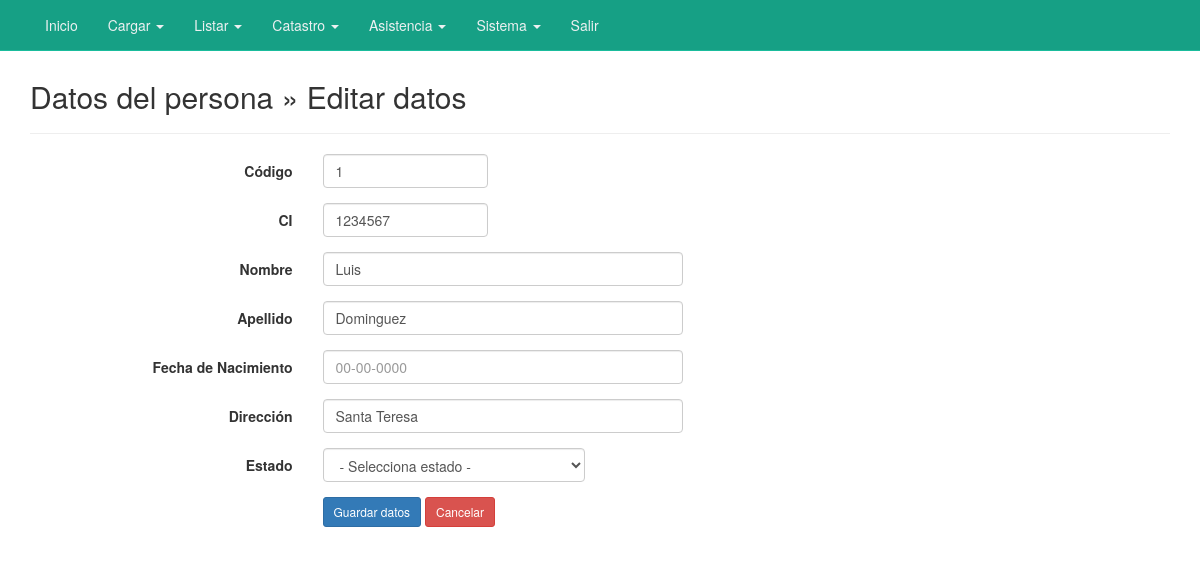
Screenshot of /editPersona.php?nik=1234567 (signed in) with the database file from the repository.
### tables this page shows
CREATE TABLE `personas` (
  `id_pers` int(11) NOT NULL AUTO_INCREMENT,
  `pers_ci` int(10) DEFAULT NULL,
  `pers_nom` varchar(20) DEFAULT NULL,
  `pers_ape` varchar(20) DEFAULT NULL,
  `pers_fecnac` date DEFAULT NULL,
  `pers_dir` char(200) DEFAULT NULL,
  `pers_estado` char(1) DEFAULT NULL,
  PRIMARY KEY (`id_pers`)
);

### editPersona.php (the view, shortened to what this page needs)
<?php
include("conexion.php");
?>
<!DOCTYPE html>
<html lang="es">
<head>
	<link href="css/bootstrap.min.css" rel="stylesheet">
	<link href="css/bootstrap-datepicker.css" rel="stylesheet">
	<link href="css/style_nav.css" rel="stylesheet">
</head>
<body>
	<nav class="navbar navbar-default navbar-fixed-top">
		<?php include("nav.php");?>
	</nav>
	<div class="container">
		<div class="content">
			<h2>Datos del persona &raquo; Editar datos</h2>
			<hr />
			<?php
			$nik = mysqli_real_escape_string($con,(strip_tags($_GET["nik"],ENT_QUOTES)));
			$sql = mysqli_query($con, "SELECT * FROM personas WHERE pers_ci='$nik'");
			if(mysqli_num_rows($sql) == 0){
				header("Location: listPersona.php");
			}else{
				$row = mysqli_fetch_assoc($sql);
			}
			?>
			<form class="form-horizontal" action="" method="post">
				<div class="form-group">
					<label class="col-sm-3 control-label">Código</label>
					<div class="col-sm-2">
						<input type="text" name="id_pers" value="<?php echo $row ['id_pers']; ?>" class="form-control" placeholder="1" required>
					</div>
				</div>
				<div class="form-group">
					<label class="col-sm-3 control-label">CI</label>
					<div class="col-sm-2">
						<input type="text" name="pers_ci" value="<?php echo $row ['pers_ci']; ?>" class="form-control" placeholder="1234567" required>
					</div>
				</div>
				<div class="form-group">
					<label class="col-sm-3 control-label">Nombre</label>
					<div class="col-sm-4">
						<input type="text" name="pers_nom" value="<?php echo $row ['pers_nom']; ?>" class="form-control" placeholder="Juan" required>
					</div>
				</div>
				<div class="form-group">
					<label class="col-sm-3 control-label">Apellido</label>
					<div class="col-sm-4">
						<input type="text" name="pers_ape" value="<?php echo $row ['pers_ape']; ?>" class="form-control" placeholder="Pérez" required>
					</div>
				</div>
				<div class="form-group">
					<label class="col-sm-3 control-label">Fecha de Nacimiento</label>
					<div class="col-sm-4">
						<input type="text" name="fecha_nacimiento" class="input-group date form-control" date="" data-date-format="dd-mm-yyyy" placeholder="00-00-0000" required>
					</div>
				</div>
			    <div class="form-group">
					<label class="col-sm-3 control-label">Dirección</label>
					<div class="col-sm-4">
						<input type="text" name="pers_dir" value="<?php echo $row ['pers_dir']; ?>" class="form-control" placeholder="Avda. Santa Teresa" required>
					</div>
				</div>
				<div class="form-group">
					<label class="col-sm-3 control-label">Estado</label>
					<div class="col-sm-3">
						<select name="pers_estado" class="form-control">
							<option value="">- Selecciona estado -</option>
						</select>
					</div>
                </div>
				<div class="form-group">
					<label class="col-sm-3 control-label">&nbsp;</label>
					<div class="col-sm-6">
						<input type="submit" name="save" class="btn btn-sm btn-primary" value="Guardar datos">
						<a href="listPersona.php" class="btn btn-sm btn-danger">Cancelar</a>
					</div>
				</div>
			</form>
		</div>
	</div>
</body>
</html>

### css/style_nav.css (style rules this page uses)
.navbar-default { background-color: #16a085; border-color: #1abc9c; }

### editPersona.php (style rules this page uses)
.content { margin-top: 80px; }

### rows the page displays
personas: id_pers "1", pers_ci "1234567", pers_nom "Luis", pers_ape "Dominguez", pers_dir "Santa Teresa"
